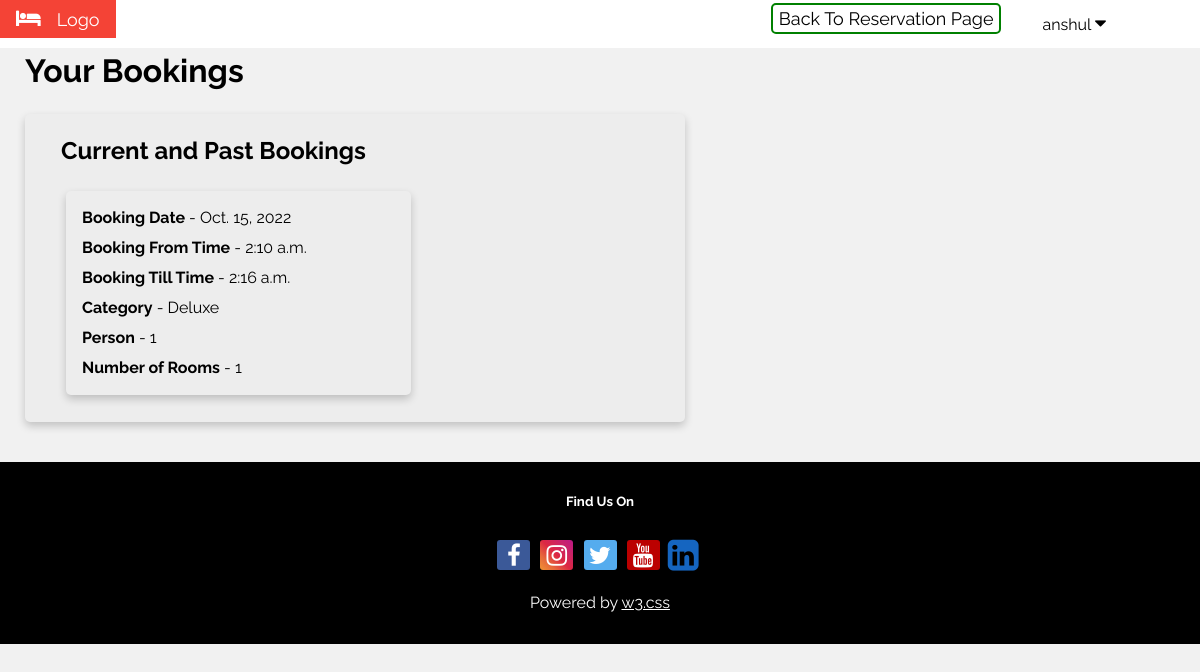
Before: /hotel/all_bookings/ (signed in) with the older database file.
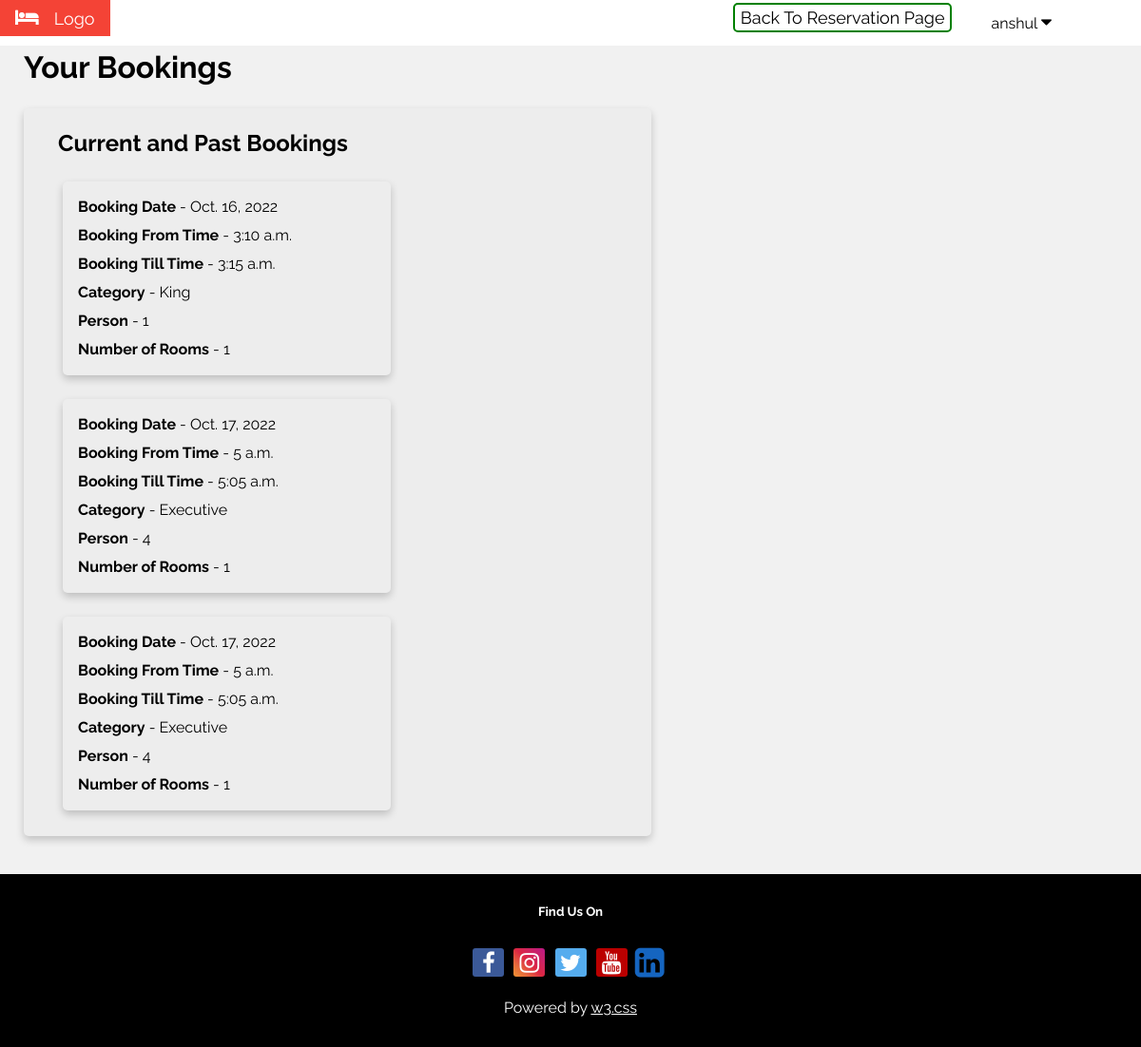
After: the same page with the newer database file.
### hotel/models.py (models this page shows, shortened)
class Booking(models.Model):
    customer_name = models.CharField(max_length=30)
    check_in_date = models.DateField()
    check_in_time = models.TimeField()
    check_out_time = models.TimeField()
    room_number =  models.PositiveSmallIntegerField(
        validators=[MaxValueValidator(100), MinValueValidator(1)], unique=True
        )
    ROOM_CATEGORIES = (
        ('Regular', 'Regular'),
        ('Executive', 'Executive'),
        ('Deluxe', 'Deluxe'),
        ('King', 'King'),
        ('Queen', 'Queen'),
    )
    category = models.CharField(max_length=9, choices=ROOM_CATEGORIES)
    PERSON = (
        (1, '1'),
        (2, '2'),
        (3, '3'),
        (4, '4'),
    )
    person = models.PositiveSmallIntegerField(choices=PERSON, default=1)
    no_of_rooms = models.PositiveSmallIntegerField(
        validators=[MaxValueValidator(1000), MinValueValidator(1)], default=1
        )

### hotel/views.py (the view)
# urls.py: path('all_bookings/', views.all_bookings, name='all_bookings'),
@login_required(login_url="/hotel/signin/")
def all_bookings(request, pk=None):
    if pk:
        try:
            booking = Booking.objects.get(pk=pk)
            booking.delete()
        except Exception:
            return HttpResponse("This booking no longer exists.")
    future_bookings = Booking.objects.filter(
        customer_name=request.session['normal_username'],
        check_in_date__gt=now.date()
    )
    current_and_past_bookings = Booking.objects.filter(
        customer_name=request.session['normal_username'],
        check_in_date__lte=now.date()
    )
    context = {
        'future_bookings': future_bookings,
        'current_and_past_bookings': current_and_past_bookings,
        'username': request.session['normal_username']
    }
    return render(request, 'all_bookings.html', context)

### hotel/templates/all_bookings.html (shortened to what this page needs)
{% load static %}
<!DOCTYPE html>
<html lang="en">
  <head>
    <link rel="stylesheet" href="https://cdnjs.cloudflare.com/ajax/libs/font-awesome/4.7.0/css/font-awesome.min.css">
    <link rel="stylesheet" type="text/css" href="{% static 'hotel/css/base.css' %}">
  </head>
  <body id="body-color">
    <div class="w3-bar w3-white w3-large">
      <div class="w3-bar-item w3-red w3-mobile"><i class="fa fa-bed w3-margin-right"></i>Logo</div>
      <div class="dropdown w3-right ert">
        <button class="dropbtn">{{ username }}
          <i class="fa fa-caret-down"></i>
        </button>
      </div>
      <a href = "{% url 'hotel:book' %}" class="w3-right ert"> Back To Reservation Page </a>
    </div>
    <div id="lef-hea">
      <h1>Your Bookings</h1>
    </div>
    {% if future_bookings or current_and_past_bookings %}
      {% if current_and_past_bookings %}
        <div class="card card-width">
          <div class="container3">
            <h2><b> Current and Past Bookings </b></h2>
              {% for current_and_past_booking in current_and_past_bookings %}
                <div class="card card-width">
                  <div class="container3 inner-card">
                    <b>Booking Date</b> - {{ current_and_past_booking.check_in_date }}<br/>
                    <b>Booking From Time</b> - {{ current_and_past_booking.check_in_time }}<br/>
                    <b>Booking Till Time</b> - {{ current_and_past_booking.check_out_time }}<br/>
                    <b>Category</b> - {{ current_and_past_booking.category }}<br/>
                    <b>Person</b> - {{ current_and_past_booking.person }}<br/>
                    <b>Number of Rooms</b> - {{ current_and_past_booking.no_of_rooms }}
                  </div>
                </div>
              {% endfor %}
          </div>
        </div>
      {% endif %}
      {% else %}
        <p> No Bookings. </p>
    {% endif %}
    <footer class="w3-padding-32 w3-black w3-center w3-margin-top" id="foott">
      <h5>Find Us On</h5>
      <div class="w3-xlarge w3-padding-16">
        <a href="#" class="fa fa-facebook"></a>
        <a href="#" class="fa fa-instagram"></a>
        <a href="#" class="fa fa-twitter"></a>
        <a href="#" class="fa fa-youtube"></a>
        <a href="#" class="fa fa-linkedin-square"></a>
      </div>
      <p>Powered by <a href="https://www.w3schools.com/w3css/default.asp" target="_blank" class="w3-hover-text-green">w3.css</a></p>
    </footer>
	</body>
</html>

### hotel/static/hotel/css/base.css (style rules this page uses)
a.fa { padding: 3px; border-radius: 3px; font-size: 1em; width: 27px; text-align: center; text-decoration: none; margin: 5px 2px; }
.fa-facebook { background: rgb(59, 89, 152); color: rgb(255, 255, 255); }
.fa-instagram { background: #f09433; background: -moz-linear-gradient(45deg, #f09433 0%, #e6683c 25%, #dc2743 50%, #cc2366 75%, #bc1888 100%); background: -webkit-linear-gradient(45deg, #f09433 0%,#e6683c 25%,#dc2743 50%,#cc2366 75%,#bc1888 100%); background: linear-gradient(45deg, #f09433 0%,#e6683c 25%,#dc2743 50%,#cc2366 75%,#bc1888 100%); filter: progid:DXImageTransform.Microsoft.gradient( startColorstr='#f09433', endColorstr='#bc1888',GradientType=1 ); color: white; }
.fa-linkedin-square { position: relative; top: 4px; left: -5px; color: #1565c0; background-color: rgba(0,0,0,.03); font-size: 1.5em!important; }
.fa-twitter { background: #55ACEE; color: white; }
.fa-youtube { background: #bb0000; color: white; }
body,h1,h2,h3,h4,h5,h6 { font-family: "Raleway", Arial, Helvetica, sans-serif; }
.fa { font-size: 1.2em; }
a.ert:link, a.ert:visited { background-color: white; color: black; border: 2px solid green; padding: 3px 6px; text-align: center; text-decoration: none; display: inline-block; margin: 3px; border-radius: 5px; }
#body-color { background-color:#f1f1f1 !important; }
#lef-hea { margin-left: 25px; }
.card { box-shadow: 0 4px 8px 0 rgba(0,0,0,0.2); transition: 0.3s; margin: 25px; border-radius: 5px; background-color: rgb(237, 237, 237); }
.w3-red { color:#fff!important;background-color:#f44336!important }
.w3-mobile { display:block; text-align:center }
.w3-margin-right { margin-right:16px!important }
.w3-padding-32 { padding-top:32px!important;padding-bottom:32px!important }
.w3-black { color:#fff!important;background-color:#000!important }
.w3-center { text-align:center!important }
.w3-xlarge { font-size:24px!important }
.w3-padding-16 { padding-top:16px!important;padding-bottom:16px!important }
.w3-hover-text-green { color: white; }
.w3-right { float:right!important; margin-right: 25px!important; }
.w3-bar { width:100%;overflow:hidden; display:inline-block; }
.w3-white { color:#000!important;background-color:#fff!important }
.w3-large { font-size:18px!important }
.w3-bar-item { padding:8px 16px;float:left;border:none;outline:0;text-align:left;white-space:normal;text-align:center; }
.w3-margin-top { position: relative; left: 0; width: 100%; color: white; }
.dropdown { overflow: hidden; }
.dropdown .dropbtn { font-size: 16px; border: none; outline: none; color: black; padding: 14px 16px; background-color: inherit; font-family: inherit; margin: 0; margin-right: 53px; }

### hotel/templates/all_bookings.html (style rules this page uses)
* { padding: 0; margin: 0; }
.card-width { width: 55%; }
.container3 { padding: 2px 16px; line-height: 30px; }
#foott { margin-top: 40px; }
h2 { margin: 20px; }
.inner-card { padding: 12px 16px; }

Changed rows visible on the page:
removed Booking: check_in_date "Oct. 15, 2022", check_in_time "2:10 a.m.", check_out_time "2:16 a.m.", category "Deluxe", person "1", no_of_rooms "1"
added Booking: check_in_date "Oct. 16, 2022", check_in_time "3:10 a.m.", check_out_time "3:15 a.m.", category "King", person "1", no_of_rooms "1"
added Booking: check_in_date "Oct. 17, 2022", check_in_time "5 a.m.", check_out_time "5:05 a.m.", category "Executive", person "4", no_of_rooms "1"
added Booking: check_in_date "Oct. 17, 2022", check_in_time "5 a.m.", check_out_time "5:05 a.m.", category "Executive", person "4", no_of_rooms "1"
